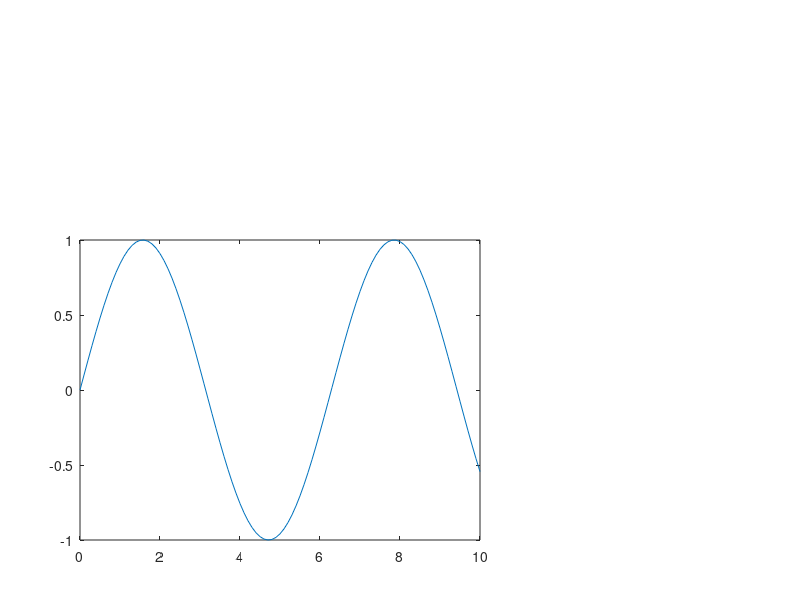

This figure's MATLAB source:
% GuiDm_13: Illustrates axes command.
% Copyright S. Nakamura, 1995
close,h1=figure(1);clf 
set(h1,'Position',[100,200,350,300],...
       'NumberTitle','off',...
       'Name','GuiDm_13  Using axes command')
x=0:0.1:10;
axes('Position',[0.1, 0.1, 0.5, 0.5]);
plot(x,sin(x))
